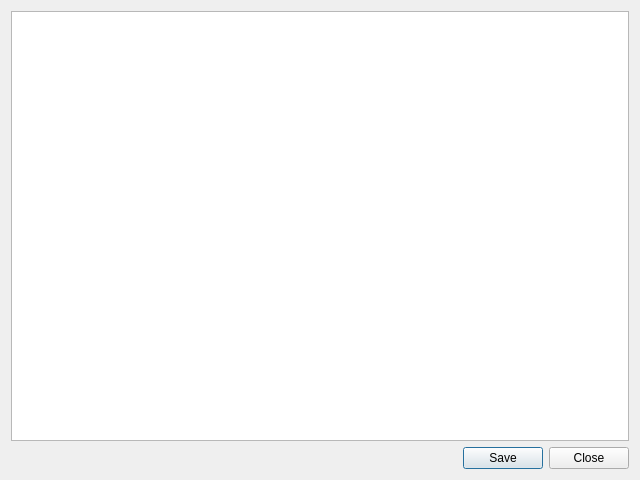
<?xml version="1.0" encoding="UTF-8"?>
<ui version="4.0">
 <class>RedactDialog</class>
 <widget class="QDialog" name="RedactDialog">
  <property name="geometry">
   <rect>
    <x>0</x>
    <y>0</y>
    <width>640</width>
    <height>480</height>
   </rect>
  </property>
  <property name="windowTitle">
   <string>Dialog</string>
  </property>
  <layout class="QVBoxLayout" name="verticalLayout">
   <item>
    <widget class="QTreeView" name="treeView"/>
   </item>
   <item>
    <widget class="QDialogButtonBox" name="buttonBox">
     <property name="orientation">
      <enum>Qt::Horizontal</enum>
     </property>
     <property name="standardButtons">
      <set>QDialogButtonBox::Close|QDialogButtonBox::Save</set>
     </property>
    </widget>
   </item>
  </layout>
 </widget>
 <resources/>
 <connections/>
</ui>
